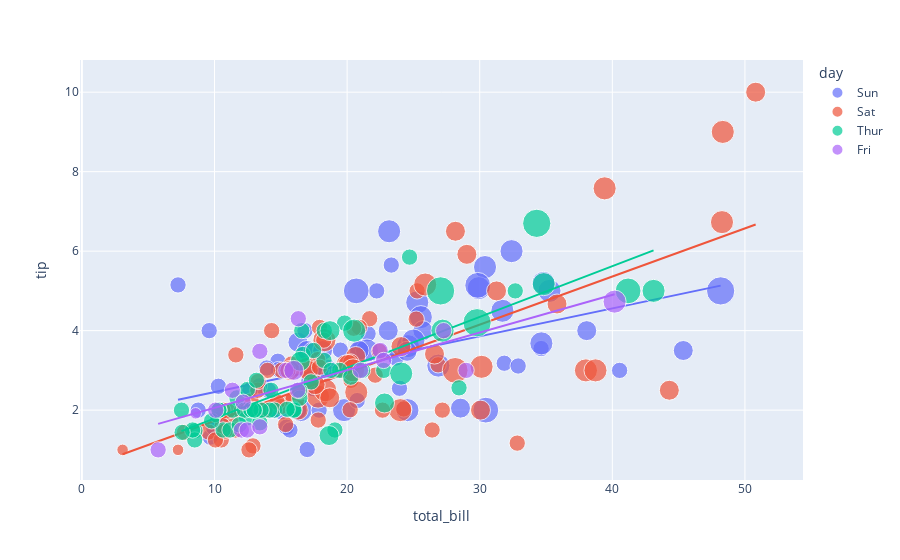
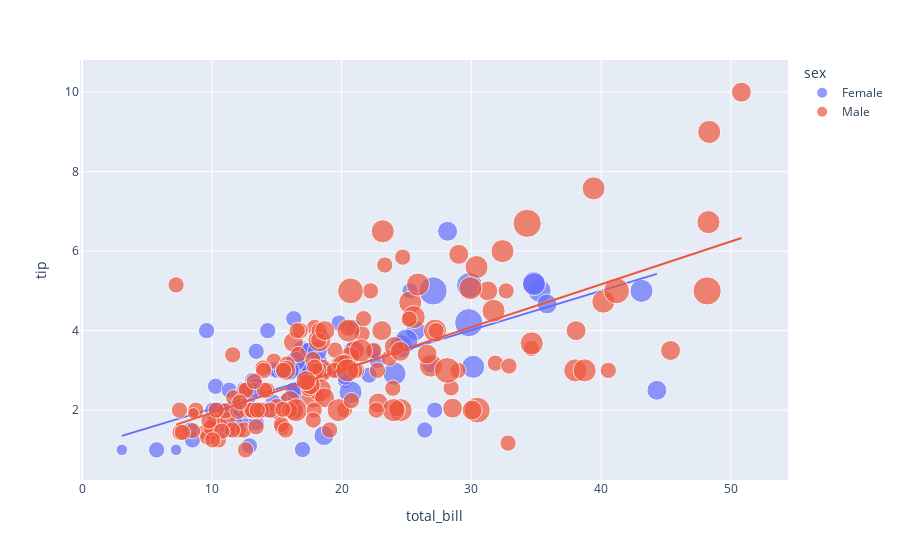

Write notebook code for charts like these, in order.
### Code cell
figure = px.scatter(data_frame = data, x="total_bill",
                    y="tip", size="size", color= "day", trendline="ols")
figure.show()
figure = px.scatter(data_frame = data, x="total_bill",
                    y="tip", size="size", color= "sex", trendline="ols")
figure.show()
